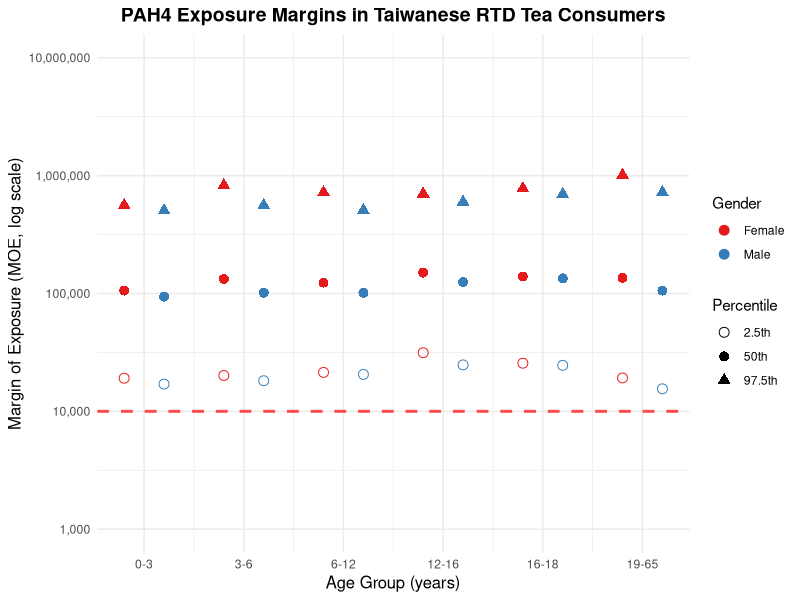

The R script that drew this image:
## ---- chunk 1
# Population group data
pah4_profiles <- data.frame(
  group = c("Male_0_3", "Male_3_6", "Male_6_12", "Male_12_16", "Male_16_18", "Male_19_65", 
            "Female_0_3", "Female_3_6", "Female_6_12","Female_12_16", "Female_16_18", "Female_19_65"),
  # Tea consumption data (g/day)
  meanTea = c(158.47, 225.05, 376.35, 524.73, 556.15, 843.99, 
              126.63, 172.28, 305.67, 379.94, 461.17, 565.50),  
  sdTea = c(116.96, 173.68, 236.96, 346.89, 408.43, 836.87, 
            91.73, 154.33, 228.84, 256.29, 345.76, 580.28),
  # Body weight data (kg)
  meanW = c(13.46, 20.52, 37.91, 61.75, 67.12, 73.19, 
            12.27, 19.59, 35.18, 53.45, 58.11, 59.97),
  sdW = c(3.27, 5.04, 13.37, 16.31, 14.19, 14.29, 
          3.01, 4.51, 11.98, 11.91, 13.99, 11.68)
)

# PAH4 concentration data (μg/kg): For a conservative estimation, the upper-bound estimates were used for assessment. Upper-bound estimates assume that the amounts in non-detected/non-quantified samples are equal Limit of Detection/Limit of Quantitation.  
meanpah4 <- 0.422
sdpah4 <- 0.217

# Display data summary
knitr::kable(pah4_profiles, 
             caption = "Table 1: Population group characteristics from TFDA surveys",
             col.names = c("Group", "Mean Tea (g/day)", "SD Tea", "Mean BW (kg)", "SD BW"))
## ---- chunk 2
# Monte Carlo simulation
n_iter <- 10000
pah4_results <- data.frame()

set.seed(123)  

for (i in 1:nrow(pah4_profiles)) {
  # Extract parameters for current group
  meanTea <- pah4_profiles$meanTea[i]
  sdTea <- pah4_profiles$sdTea[i]
  meanW <- pah4_profiles$meanW[i]
  sdW <- pah4_profiles$sdW[i]
  group <- pah4_profiles$group[i]
  
  # Simulate tea consumption (lognormal)
  simTea <- rlnorm(n_iter, 
                   meanlog = log(meanTea^2 / sqrt(sdTea^2 + meanTea^2)),
                   sdlog = sqrt(log(1 + (sdTea^2 / meanTea^2)))) / 1000
  
  # Simulate body weight (lognormal)
  simW <- rlnorm(n_iter, 
                 meanlog = log(meanW^2 / sqrt(sdW^2 + meanW^2)),
                 sdlog = sqrt(log(1 + (sdW^2 / meanW^2))))
  
  # Simulate PAH4 concentration (lognormal)
  simpah4 <- rlnorm(n_iter, 
                   meanlog = log(meanpah4^2 / sqrt(sdpah4^2 + meanpah4^2)),
                   sdlog = sqrt(log(1 + (sdpah4^2 / meanpah4^2))))
  
  # Calculate daily intake and MOE
  DI <- (simpah4 * simTea) / simW  # μg/kg bw/day
  MOE <- 0.34 * 1000 / DI  # Convert BMDL10 from mg to μg
  
  # Store percentiles
  q <- quantile(MOE, probs = c(0.025, 0.5, 0.975))
  pah4_results <- rbind(pah4_results, data.frame(group = group, 
                                       p2.5 = q[1], 
                                       p50 = q[2], 
                                       p97.5 = q[3]))
}

rownames(pah4_results) <- NULL
## ---- chunk 3
# Display results
knitr::kable(pah4_results, 
             digits = 0,
             col.names = c("Population Group", 
                          "2.5th Percentile", 
                          "Median (50th)", 
                          "97.5th Percentile"),
             caption = "Table 2: Margin of Exposure (MOE) estimates")

# Identify groups below safety threshold
cat("\n**Groups with MOE < 10,000 at median:**\n")
pah4_risk_groups <- pah4_results[pah4_results$p50 < 10000, ]
print(pah4_risk_groups)
## ---- chunk 4
knitr::opts_chunk$set(echo = TRUE, warning = FALSE, message = FALSE)
library(ggplot2)
library(dplyr)
library(tidyr)
## ---- chunk 5

# Prepare data for visualization
data_long <- pah4_results %>%
  separate(group, into = c("Gender", "Age_Group"), sep = "_") %>%
  pivot_longer(
    cols = c(p2.5, p50, p97.5),
    names_to = "Percentile",
    values_to = "MOE"
  ) %>%
  mutate(
    Gender = factor(Gender, levels = c("Female", "Male")),
    Percentile = recode(Percentile,
                        "p2.5" = "2.5th",
                        "p50" = "50th",
                        "p97.5" = "97.5th"),
    Age_Group = factor(Age_Group, levels = unique(Age_Group)),
    Position = as.numeric(Age_Group) + ifelse(Gender == "Female", -0.2, 0.2)
  )

# Create plot
ggplot(data_long, aes(x = Position, y = MOE)) +
  geom_hline(yintercept = 10000, linetype = "dashed", 
             color = "red", linewidth = 1, alpha = 0.7) +
  geom_point(aes(shape = Percentile, color = Gender), size = 3) +
  scale_shape_manual(values = c("2.5th" = 1, "50th" = 16, "97.5th" = 17)) +
  scale_color_manual(values = c("Female" = "#E41A1C", "Male" = "#377EB8")) +
  scale_y_log10(
    breaks = 10^(3:7),
    labels = c("1,000", "10,000", "100,000", "1,000,000", "10,000,000"),
    limits = c(1000, 10^7)
  ) +
  scale_x_continuous(
    breaks = 1:6,
    labels = c("0-3", "3-6", "6-12", "12-16", "16-18", "19-65")
  ) +
  labs(
    title = "PAH4 Exposure Margins in Taiwanese RTD Tea Consumers",
    x = "Age Group (years)", 
    y = "Margin of Exposure (MOE, log scale)",
    shape = "Percentile",
    color = "Gender"
  ) +
  theme_minimal() +
  theme(
    plot.title = element_text(hjust = 0.5, size = 14, face = "bold"),
    axis.title = element_text(size = 12)
  )
